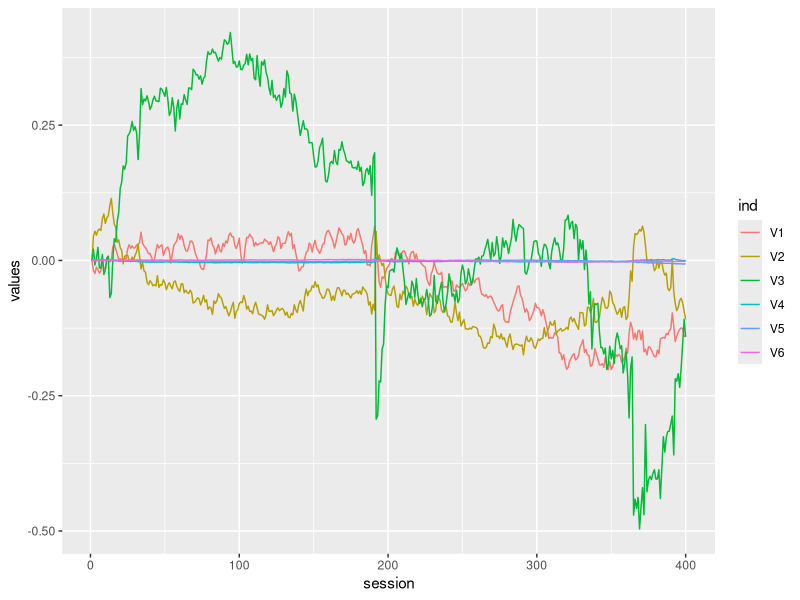
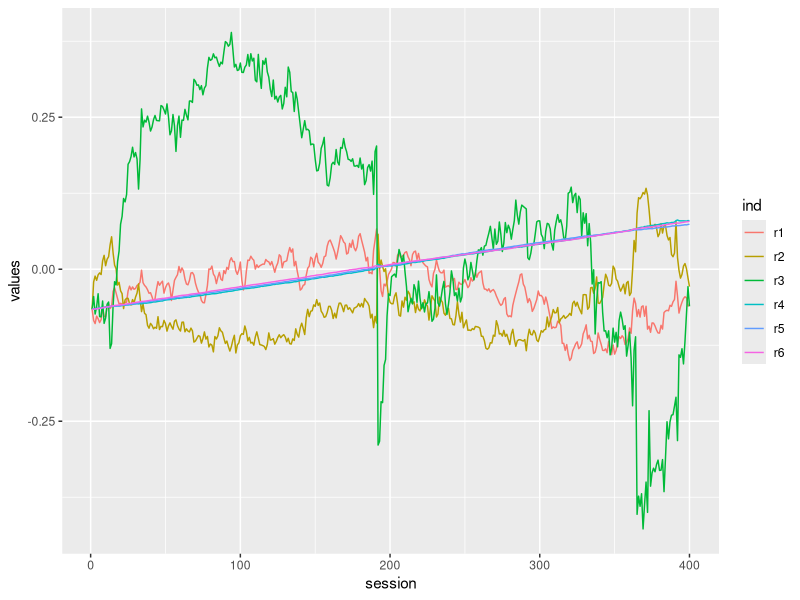
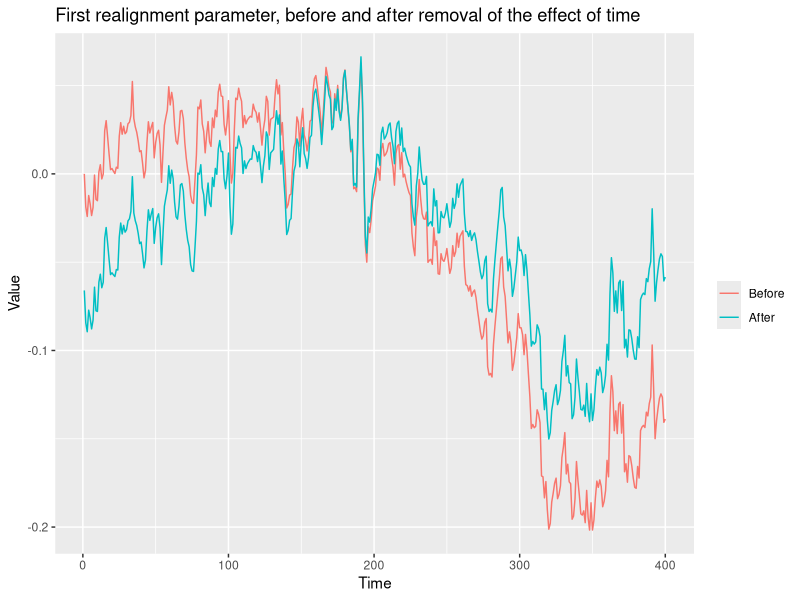

These figures' R source, in order:
## ---- chunk 1
knitr::opts_chunk$set(echo = TRUE)
## ---- chunk 2
# setting working directory and loading data, packages etc.
setwd("C:/Users/Dana/Desktop/METHODS II/CLASS EXERCIZES")
library(psych)
library(ggplot2)
parametres = read.table("parametres.txt", header = FALSE)
fmri<-as.matrix(read.csv("aud_fmri_data37.csv", header=FALSE))
fmri2<-ts(fmri)
fmrides<-as.matrix(read.csv("aud_fmri_design.csv", header=FALSE))
fmrides2<-ts(fmrides)
## ---- chunk 3

# making a dataframe
parametres$Session = c(1:400)
lineplotdata <- stack(parametres, c(V1, V2, V3, V4, V5, V6)) 
lineplotdata$session = c(1:400, 1:400, 1:400, 1:400, 1:400, 1:400)

# lineplot of the realignment parameters
lineplot <- ggplot(lineplotdata, aes(session, values, group = ind, colour = ind)) + geom_line()

#lineplot of realignment parametres
lineplot

## ---- chunk 4

# finding the range of how far the participant moved
# 2 indicates rows, a 1 would indicate columns
ranges = apply(parametres, 2, range)
ranges1 = ranges[1,-7] - ranges[2,-7]

# length of movement
print(round(ranges1, 2))

# sum of dimensions 1:3 vs 4:6
sum(ranges1[1:3])
sum(ranges1[4:6])

## ---- chunk 5

# converting to dataframe
fmrides<-data.frame(fmrides)

# testing for correlation
psych::corr.test(parametres,fmrides)

## ---- chunk 6

# fitting a linear model to the data to find residuals
model = lm(values ~ session, lineplotdata)
summary(model)

# extracting residuals for each dimension
r1 = model$residuals[lineplotdata$ind == "V1"]
r2 = model$residuals[lineplotdata$ind == "V2"]
r3 = model$residuals[lineplotdata$ind == "V3"]
r4 = model$residuals[lineplotdata$ind == "V4"]
r5 = model$residuals[lineplotdata$ind == "V5"]
r6 = model$residuals[lineplotdata$ind == "V6"]

# saving into dataframe
residuals1 = data.frame(r1,r2,r3,r4,r5,r6)

## ---- chunk 7

# lineplot of residuals
lineplot2data <- stack(residuals1, c(r1,r2,r3,r4,r5,r6))
lineplot2data$session = c(1:400, 1:400, 1:400, 1:400, 1:400, 1:400)
lineplot2 <- ggplot(lineplot2data, aes(session, values, group = ind, colour = ind)) + geom_line()

# lineplot parametres with time removed
lineplot2

## ---- chunk 8

# defining before and after residual removal
After = model$residuals[lineplotdata$ind == "V1"]
Before = parametres[,1]

# constructing a lineplot
lineplot3data = data.frame(Before, After)
lineplot3data <- stack(lineplot3data, c(Before, After))
lineplot3data$session = c(1:400)
lineplot3 <- ggplot(lineplot3data, aes(session, values, group = ind, colour = ind)) +labs(title = "First realignment parameter, before and after removal of the effect of time", x= "Time", y = "Value", colour = "") + geom_line()

# lineplot before and after removal of time effect
lineplot3

## ---- chunk 9

# testing for correlation
corr.test(residuals1, fmrides)

